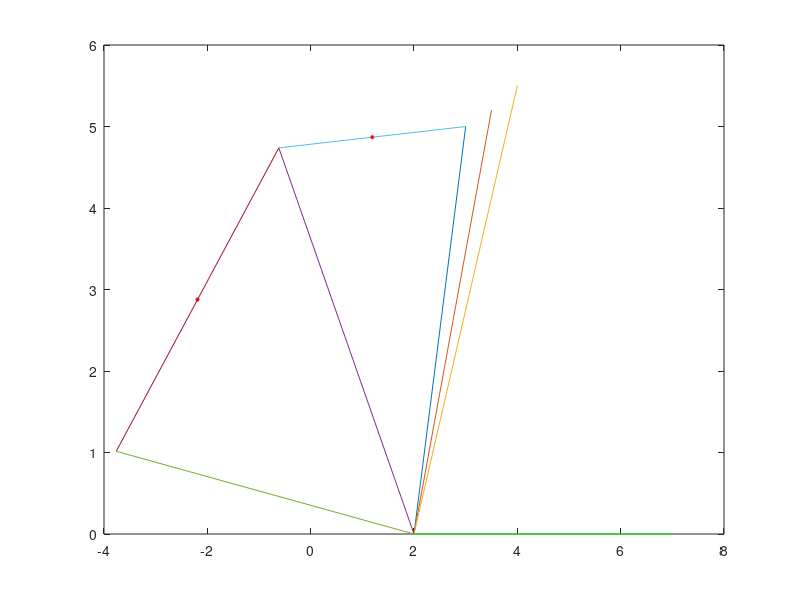

MATLAB code to generate this figure: (Note: this script raises an error after producing the figure.)
%%%%%%%%% Path Generation Problem with Prescribed Timing %%%%%%%%%%
% Fixed line A0B0
a0x=2;%a0x=input('Enter x coordinate of A0 point=');
a0y=0;%a0y=input('Enter y coordinate of A0 point=');
b0x=7;%b0x=input('Enter x coordinate of B0 point=');
b0y=0;%b0y=input('Enter y coordinate of B0 point=');

% Different Position
p1x=3;%p1x=input('Enter x coordinate of P1 point=');
p1y=5;%p1y=input('Enter y coordinate of P1 point=');

p2x=3.5;%p2x=input('Enter x coordinate of P2 point=');
p2y=5.2;%p2y=input('Enter y coordinate of P2 point=');

p3x=4;%p3x=input('Enter x coordinate of P3 point=');
p3y=5.5;%p3y=input('Enter y coordinate of P3 point=');

% Rotational angle of crank with respect to different position
thetal12=45;%theta12=input('Enter crank rotation angle in degrees when point P1 to point P2');
thetal21=thetal12;
theta21=thetal21*pi/180; %%degree to radian angle 
% disp(theta21);

thetal13=100;%theta13=input('Enter crank rotation angle in degrees when point P1 to point P3');
thetal31=thetal13;
theta31=thetal31*pi/180; %% degree to radian angle 
% disp(theta31);

% Connect different links
A0B0x=[a0x,b0x];
A0B0y=[a0y,b0y];
A0P1x=[a0x,p1x];
A0P1y=[a0y,p1y];
A0P2x=[a0x,p2x];
A0P2y=[a0y,p2y];
A0P3x=[a0x,p3x];
A0P3y=[a0y,p3y];

% Mechanism Ploting
plot(A0B0x,A0B0y,'g');
hold on
plot(A0P1x,A0P1y);
hold on
plot(A0P2x,A0P2y);
hold on
plot(A0P3x,A0P3y);
hold on

% Find the length and angle of each position point with fixed point
L1=((p1x-a0x)^2+(p1y-a0y)^2)^0.5;
alphaa0p1=atan((p1y-a0y)/(p1x-a0x));

L2=((p2x-a0x)^2+(p2y-a0y)^2)^0.5;
alphaa0p2=atan((p2y-a0y)/(p2x-a0x));

L3=((p3x-a0x)^2+(p3y-a0y)^2)^0.5;
alphaa0p3=atan((p3y-a0y)/(p3x-a0x));

% Find the different poition of P2, P3 after rotation by thetal21 and thetal31

p2nx=a0x+L2*cos(theta21+alphaa0p2); %p2xn represents new posiotion of P2 point
p2ny=a0y+L2*sin(theta21+alphaa0p2);
A0P2nx=[a0x,p2nx];
A0P2ny=[a0y,p2ny];
plot(A0P2nx,A0P2ny);
hold on
L2new=((p2nx-a0x)^2+(p2ny-a0y)^2)^0.5;
% disp(L2new);

p3nx=a0x+L3*cos(theta31+alphaa0p3); %p2xn represents new posiotion of P2 point
p3ny=a0y+L3*sin(theta31+alphaa0p3);
A0P3nx=[a0x,p3nx];
A0P3ny=[a0y,p3ny];
plot(A0P3nx,A0P3ny);
hold on
L3new=((p3nx-a0x)^2+(p3ny-a0y)^2)^0.5;
% disp(L3new);

% Connect new position of P2 with P1 and new poition of P3 with new position of P2
P1xP2nx=[p1x,p2nx];
P1yP2ny=[p1y,p2ny];
plot(P1xP2nx,P1yP2ny);
hold on
P2nxP3nx=[p2nx,p3nx];
P2nyP3ny=[p2ny,p3ny];
plot(P2nxP3nx,P2nyP3ny);
hold on

% Finding perpendicular bisector of P2nP1 and P2nP3n
p1p2nxCenter=(p1x+p2nx)/2;
p1p2nyCenter=(p1y+p2ny)/2;
plot(p1p2nxCenter, p1p2nyCenter, 'r*', 'MarkerSize', 3);
hold on

p2np3nxCenter=(p2nx+p3nx)/2;
p2np3nyCenter=(p2ny+p3ny)/2;
disp(p2np3nxCenter);
disp(p2np3nyCenter);
plot(p2np3nxCenter, p2np3nyCenter, 'r*', 'MarkerSize', 3);
hold on

mp1p2n=(p1y-p2ny)/(p1x-p2nx);
% disp(mp1p2n);
mp1p2n_ortho=-(1/mp1p2n);
% disp(mp1p2n_ortho);
y_ortho1=mp1p2n_ortho*(x-p1p2nxCenter)+p1p2nyCenter;

mp2np3n=(p2ny-p3ny)/(p2nx-p3nx);
% disp(mp2np3n);
mp2np3n_ortho=-(1/mp2np3n);
y_ortho2=mp2np3n_ortho*(x-p2np3nxCenter)+p2np3nyCenter;
dx=0.1;
x=-20:dx:20;
plot(x,y_ortho1,...
    x,y_ortho2);
hold on

% Intersection point
y_ortho1=mp1p2n_ortho*(x-p1p2nxCenter)+p1p2nyCenter;
y_ortho2=mp2np3n_ortho*(x-p2np3nxCenter)+p2np3nyCenter;
eqns_function=@(var)[var(1)-(mp1p2n_ortho)*(var(2)-p1p2nxCenter)-p1p2nyCenter;
                     var(1)-(mp2np3n_ortho)*(var(2)-p2np3nxCenter)-p2np3nyCenter];
initials=[0;0];
solns=fsolve(eqns_function,initials,...
             optimoptions('fsolve','Display','off'))       
a1y=solns(1);
a1x=solns(2);
plot(a1x,a1y,'r*','MarkerSize',3);
hold on

% Crank and Crank circle Plotting
A0A1x=[a0x,a1x];
A0A1y=[a0y,a1y];
CrankLength=((a0x-a1x)^2+(a0y-a1y)^2)^0.5;
% disp(CrankLength);
alpha=0:pi/1000:2*pi;
a0xc=CrankLength*cos(alpha)+a0x;
a0yc=CrankLength*sin(alpha)+a0y;
plot(a0xc,a0yc,'--');
hold on

% Connecting A1P1
APLength=((a1x-p1x)^2+(a1y-p1y)^2)^0.5;
% disp(APLength);
plot(A0A1x,A0A1y,'r');
hold on
A1P1x=[a1x,p1x];
A1P1y=[a1y,p1y];
plot(A1P1x,A1P1y,'r');
hold on

% Connecting A2P2
C1=[p2x,p2y];
C2=[a0x,a0y];
R1=APLength;
R2=CrankLength;
F=@(x) ([(x(1)-C1(1))^2+(x(2)-C1(2))^2-R1^2; ...
         (x(1)-C2(1))^2+(x(2)-C2(2))^2-R2^2]);
opt=optimoptions(@fsolve);
opt.Algorithm='levenberg-marquardt';
opt.Display='off';
x=fsolve(F,[C1(1),C1(1)+R1],opt);
fprintf('First intersection point for A2P2 line: (%f,%f)\n',x(1),x(2));
a2x=x(1);
a2y=x(2);
plot(a2x,a2y,'r*','MarkerSize',3);
hold on
x=fsolve(F,[C1(1),C1(1)-R1],opt);
fprintf('Second intersection point for A2P2 line: (%f,%f)\n',x(1),x(2));
plot(x(1),x(2),'r*','MarkerSize',3);
hold on

A0A2x=[a0x,a2x];
A0A2y=[a0y,a2y];
plot(A0A2x,A0A2y,'y');
hold on
A2P2x=[a2x,p2x];
A2P2y=[a2y,p2y];
plot(A2P2x,A2P2y,'y');
hold on

% Connecting A3P3
C1=[p3x,p3y];
C2=[a0x,a0y];
R1=APLength;
R2=CrankLength;
F=@(x) ([(x(1)-C1(1))^2+(x(2)-C1(2))^2-R1^2; ...
         (x(1)-C2(1))^2+(x(2)-C2(2))^2-R2^2]);
opt=optimoptions(@fsolve);
opt.Algorithm='levenberg-marquardt';
opt.Display='off';
x=fsolve(F,[C1(1),C1(1)+R1],opt);
fprintf('First intersection point for A3P3 line: (%f,%f)\n',x(1),x(2));
a3x=x(1);
a3y=x(2);
plot(a3x,a3y,'r*','MarkerSize',3);
hold on
x=fsolve(F,[C1(1),C1(1)-R1],opt);
fprintf('Second intersection point for A3P3 line: (%f,%f)\n',x(1),x(2));
plot(x(1),x(2),'r*','MarkerSize',3);
hold on

A0A3x=[a0x,a3x];
A0A3y=[a0y,a3y];
plot(A0A3x,A0A3y,'m');
hold on
A3P3x=[a3x,p3x];
A3P3y=[a3y,p3y];
plot(A3P3x,A3P3y,'m');
hold on

% For finding B02 point by intersection method
P2B0Length=((p2x-b0x)^2+(p2y-b0y)^2)^0.5;   % P2A2B0 similar triangle with P1A1B02
A2B0Length=((a2x-b0x)^2+(a2y-b0y)^2)^0.5;
R1=P2B0Length;
R2=A2B0Length;
C1=[p1x,p1y];
C2=[a1x,a1y];
F=@(x) ([(x(1)-C1(1))^2+(x(2)-C1(2))^2-R1^2; ...
         (x(1)-C2(1))^2+(x(2)-C2(2))^2-R2^2]);
opt=optimoptions(@fsolve);
opt.Algorithm='levenberg-marquardt';
opt.Display='off';
x=fsolve(F,[C1(1),C1(1)+R1],opt);
fprintf('First intersection point for B02 point: (%f,%f)\n',x(1),x(2));
x=fsolve(F,[C1(1),C1(1)-R1],opt);
fprintf('Second intersection point for B02 line: (%f,%f)\n',x(1),x(2));
b02x=x(1);
b02y=x(2);
disp(b02x);
plot(b02x,b02y,'r*','MarkerSize',3);
hold on

% Finding B03 pint by intersection method
P3B0Length=((p3x-b0x)^2+(p3y-b0y)^2)^0.5;
A3B0Length=((a3x-b0x)^2+(a3y-b0y)^2)^0.5;
R1=P3B0Length;
R2=A3B0Length;
C1=[p1x,p1y];
C2=[a1x,a1y];
F=@(x) ([(x(1)-C1(1))^2+(x(2)-C1(2))^2-R1^2; ...
         (x(1)-C2(1))^2+(x(2)-C2(2))^2-R2^2]);
opt=optimoptions(@fsolve);
opt.Algorithm='levenberg-marquardt';
opt.Display='off';
x=fsolve(F,[C1(1),C1(1)+R1],opt);
fprintf('First intersection point for B03 point: (%f,%f)\n',x(1),x(2));
x=fsolve(F,[C1(1),C1(1)-R1],opt);
fprintf('Second intersection point for B03 line: (%f,%f)\n',x(1),x(2));
b03x=x(1);
b03y=x(2);
disp(b03x);
plot(b03x,b03y,'r*','MarkerSize',3);
hold on

% Connecting B0B02 and B02B03 line 
B0B02x=[b0x,b02x];
B0B02y=[b0y,b02y];
plot(B0B02x,B0B02y);
hold on
B02B03x=[b02x,b03x];
B02B03y=[b02y,b03y];
plot(B02B03x,B02B03y);
hold on

% Lets find the B1 point by using perpendicular bisector method
b0b02xCenter=(b0x+b02x)/2;
b0b02yCenter=(b0y+b02y)/2;
plot(b0b02xCenter,b0b02yCenter, 'r*', 'MarkerSize', 3);
hold on

b02b03xCenter=(b02x+b03x)/2;
b02b03yCenter=(b02y+b03y)/2;
plot(b02b03xCenter,b02b03yCenter, 'r*', 'MarkerSize', 3);
hold on

mb0b02=(b0y-b02y)/(b0x-b02x);
disp(mb0b02);
mb0b02_ortho=-(1/mb0b02);
disp(mb0b02_ortho);
x=-8:0.1:15;
y_ortho3=mb0b02_ortho*(x-b0b02xCenter)+b0b02yCenter;
plot(x,y_ortho3);
hold on

mb02b03=(b02y-b03y)/(b02x-b03x);
disp(mb02b03);
mb02b03_ortho=-(1/mb02b03);
disp(mb02b03_ortho);
x=-8:0.1:15;
y_ortho4=mb02b03_ortho*(x-b02b03xCenter)+b02b03yCenter;
plot(x,y_ortho4);
hold on

eqns_function=@(var)[var(1)-(mb0b02_ortho)*(var(2)-b0b02xCenter)-b0b02yCenter;
                     var(1)-(mb02b03_ortho)*(var(2)-b02b03xCenter)-b02b03yCenter];
initials=[0;0];
solns=fsolve(eqns_function,initials,...
             optimoptions('fsolve','Display','off'))       
b1y=solns(1);
b1x=solns(2);
plot(b1x,b1y,'r*','MarkerSize',3);
hold on

% Connecting Follower Link
B0B1x=[b0x,b1x];
B0B1y=[b0y,b1y];
plot(B0B1x,B0B1y,'r');
hold on
A1B1x=[a1x,b1x];
A1B1y=[a1y,b1y];
plot(A1B1x,A1B1y,'r');
hold on
P1B1x=[p1x,b1x];
P1B1y=[p1y,b1y];
plot(P1B1x,P1B1y,'r');
hold on

FollowerLength=((b0x-b1x)^2+(b0y-b1y)^2)^0.5;
% Circle for follower link
alpha=0:pi/1000:2*pi;
b0xc=FollowerLength*cos(alpha)+b0x;
b0yc=FollowerLength*sin(alpha)+b0y;
plot(b0xc,b0yc,'--');
hold on

% Length of P1B1
P1B1Length=((p1x-b1x)^2+(p1y-b1y)^2)^0.5;

% Connecting P2B2
C1=[p2x,p2y];
C2=[b0x,b0y];
R1=P1B1Length;
R2=FollowerLength;
F=@(x) ([(x(1)-C1(1))^2+(x(2)-C1(2))^2-R1^2; ...
         (x(1)-C2(1))^2+(x(2)-C2(2))^2-R2^2]);
opt=optimoptions(@fsolve);
opt.Algorithm='levenberg-marquardt';
opt.Display='off';
x=fsolve(F,[C1(1),C1(1)+R1],opt);
fprintf('First intersection point for P2B2 line: (%f,%f)\n',x(1),x(2));
b2x=x(1);
b2y=x(2);
plot(b2x,b2y,'r*','MarkerSize',3);
hold on
x=fsolve(F,[C1(1),C1(1)-R1],opt);
fprintf('Second intersection point for P2B2 line: (%f,%f)\n',x(1),x(2));
plot(x(1),x(2),'r*','MarkerSize',3);
hold on

B0B2x=[b0x,b2x];
B0B2y=[b0y,b2y];
plot(B0B2x,B0B2y,'y');
hold on
A2B2x=[a2x,b2x];
A2B2y=[a2y,b2y];
plot(A2B2x,A2B2y,'y');
hold on
P2B2x=[p2x,b2x];
P2B2y=[p2y,b2y];
plot(P2B2x,P2B2y,'y');
hold on

% Connecting P3B3
C1=[p3x,p3y];
C2=[b0x,b0y];
R1=P1B1Length;
R2=FollowerLength;
F=@(x) ([(x(1)-C1(1))^2+(x(2)-C1(2))^2-R1^2; ...
         (x(1)-C2(1))^2+(x(2)-C2(2))^2-R2^2]);
opt=optimoptions(@fsolve);
opt.Algorithm='levenberg-marquardt';
opt.Display='off';
x=fsolve(F,[C1(1),C1(1)+R1],opt);
fprintf('First intersection point for P2B2 line: (%f,%f)\n',x(1),x(2));
b3x=x(1);
b3y=x(2);
plot(b3x,b3y,'r*','MarkerSize',3);
hold on
x=fsolve(F,[C1(1),C1(1)-R1],opt);
fprintf('Second intersection point for P2B2 line: (%f,%f)\n',x(1),x(2));
plot(x(1),x(2),'r*','MarkerSize',3);
hold on

B0B3x=[b0x,b3x];
B0B3y=[b0y,b3y];
plot(B0B3x,B0B3y,'m');
hold on
A3B3x=[a3x,b3x];
A3B3y=[a3y,b3y];
plot(A3B3x,A3B3y,'m');
hold on
P3B3x=[p3x,b3x];
P3B3y=[p3y,b3y];
plot(P3B3x,P3B3y,'m');
hold on




axis([-3 6 -2 6])
axis('equal')